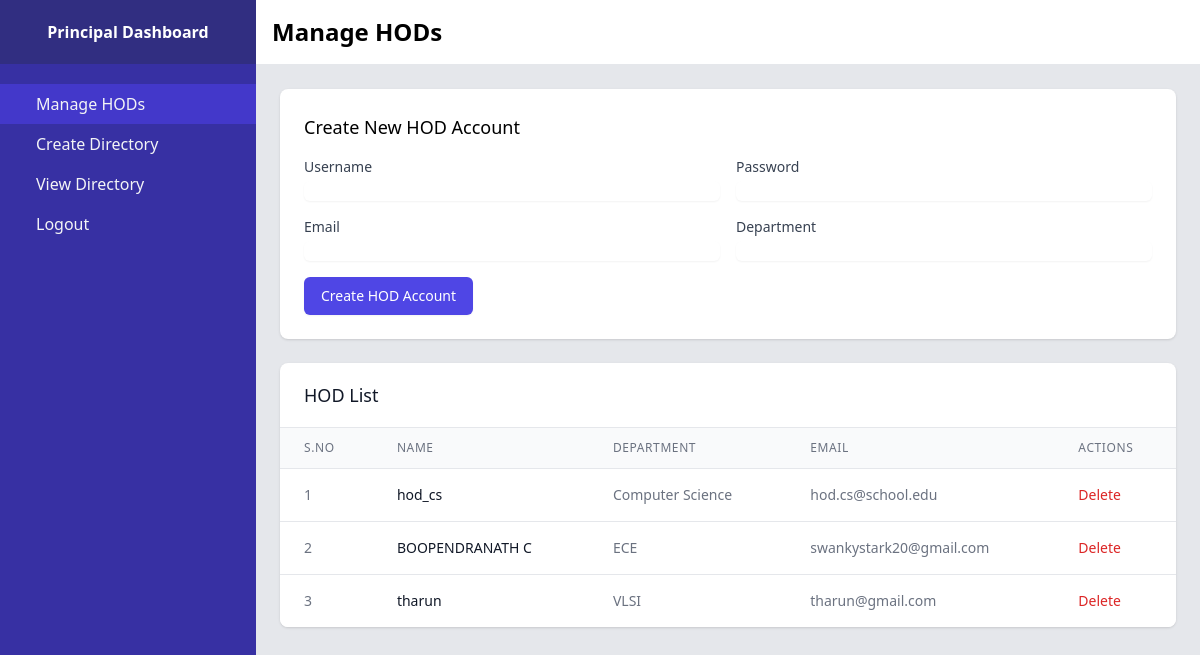
Page /principal_dashboard (signed in) on the committed database.
### models.py (models this page shows, shortened)
class User(UserMixin, db.Model):
    id = db.Column(db.Integer, primary_key=True)
    username = db.Column(db.String(80), unique=True, nullable=False)
    email = db.Column(db.String(120), unique=True, nullable=False)
    password_hash = db.Column(db.String(128))
    role = db.Column(db.String(20), nullable=False)  # 'principal', 'hod', 'advisor', 'teacher'
    department = db.Column(db.String(50))
    semester = db.Column(db.Integer)  # New field for semester
    created_by = db.Column(db.Integer, db.ForeignKey('user.id'), nullable=True)

### app.py (the view)
@app.route('/principal_dashboard')
@login_required
def principal_dashboard():
    if current_user.role != 'principal':
        return redirect(url_for('login'))
    hods = User.query.filter_by(role='hod').all()
    return render_template('principal_dashboard.html', hods=hods)

### app.py (called while the page is built)
@login_manager.user_loader
def load_user(user_id):
    return User.query.get(int(user_id))

### templates/principal_dashboard.html (shortened to what this page needs)
<!DOCTYPE html>
<html lang="en">
<head>
    <script src="https://cdn.tailwindcss.com"></script>
</head>
<body class="bg-gray-100">
    <div class="flex h-screen">
        <div class="w-64 bg-indigo-800">
            <div class="flex items-center justify-center h-16 bg-indigo-900">
                <span class="text-white font-bold">Principal Dashboard</span>
            </div>
            <nav class="mt-5">
                <a href="{{ url_for('principal_dashboard') }}"
                   class="flex items-center px-6 py-2 bg-indigo-700 text-gray-100">
                    <span class="mx-3">Manage HODs</span>
                </a>
                <a href="{{ url_for('create_directory') }}"
                   class="flex items-center px-6 py-2 text-gray-100 hover:bg-indigo-700">
                    <span class="mx-3">Create Directory</span>
                </a>
                <a href="#"
                   class="flex items-center px-6 py-2 text-gray-100 hover:bg-indigo-700" onclick="document.getElementById('drive-embed').style.display='block';">
                    <span class="mx-3">View Directory</span>
                </a>
                <a href="{{ url_for('logout') }}"
                   class="flex items-center px-6 py-2 text-gray-100 hover:bg-indigo-700">
                    <span class="mx-3">Logout</span>
                </a>
            </nav>
        </div>
        <div class="flex-1 flex flex-col overflow-hidden">
            <header class="flex justify-between items-center p-4 bg-white border-b">
                <h1 class="text-2xl font-bold">Manage HODs</h1>
            </header>
            <main class="flex-1 overflow-x-hidden overflow-y-auto bg-gray-200 p-6">
                <div class="bg-white shadow rounded-lg p-6 mb-6">
                    <h2 class="text-lg font-medium mb-4">Create New HOD Account</h2>
                    <form action="{{ url_for('create_user') }}" method="POST" class="space-y-4">
                        <div class="grid grid-cols-1 gap-4 sm:grid-cols-2">
                            <div>
                                <label class="block text-sm font-medium text-gray-700">Username</label>
                                <input type="text" name="username" required
                                    class="mt-1 block w-full border-gray-300 rounded-md shadow-sm focus:ring-indigo-500 focus:border-indigo-500 sm:text-sm">
                            </div>
                            <div>
                                <label class="block text-sm font-medium text-gray-700">Password</label>
                                <input type="password" name="password" required
                                    class="mt-1 block w-full border-gray-300 rounded-md shadow-sm focus:ring-indigo-500 focus:border-indigo-500 sm:text-sm">
                            </div>
                            <div>
                                <label class="block text-sm font-medium text-gray-700">Email</label>
                                <input type="email" name="email" required
                                    class="mt-1 block w-full border-gray-300 rounded-md shadow-sm focus:ring-indigo-500 focus:border-indigo-500 sm:text-sm">
                            </div>
                            <div>
                                <label class="block text-sm font-medium text-gray-700">Department</label>
                                <input type="text" name="department" required
                                    class="mt-1 block w-full border-gray-300 rounded-md shadow-sm focus:ring-indigo-500 focus:border-indigo-500 sm:text-sm">
                            </div>
                        </div>
                        <button type="submit"
                            class="mt-4 px-4 py-2 border border-transparent rounded-md shadow-sm text-sm font-medium text-white bg-indigo-600 hover:bg-indigo-700 focus:outline-none focus:ring-2 focus:ring-offset-2 focus:ring-indigo-500">
                            Create HOD Account
                        </button>
                    </form>
                </div>
                <div class="bg-white shadow rounded-lg overflow-hidden">
                    <div class="px-4 py-5 sm:px-6">
                        <h3 class="text-lg leading-6 font-medium text-gray-900">HOD List</h3>
                    </div>
                    <div class="border-t border-gray-200">
                        <table class="min-w-full divide-y divide-gray-200">
                            <thead class="bg-gray-50">
                                <tr>
                                    <th class="px-6 py-3 text-left text-xs font-medium text-gray-500 uppercase tracking-wider">S.No</th>
                                    <th class="px-6 py-3 text-left text-xs font-medium text-gray-500 uppercase tracking-wider">Name</th>
                                    <th class="px-6 py-3 text-left text-xs font-medium text-gray-500 uppercase tracking-wider">Department</th>
                                    <th class="px-6 py-3 text-left text-xs font-medium text-gray-500 uppercase tracking-wider">Email</th>
                                    <th class="px-6 py-3 text-left text-xs font-medium text-gray-500 uppercase tracking-wider">Actions</th>
                                </tr>
                            </thead>
                            <tbody class="bg-white divide-y divide-gray-200">
                                {% for hod in hods %}
                                <tr>
                                    <td class="px-6 py-4 whitespace-nowrap text-sm text-gray-500">{{ loop.index }}</td>
                                    <td class="px-6 py-4 whitespace-nowrap text-sm font-medium text-gray-900">{{ hod.username }}</td>
                                    <td class="px-6 py-4 whitespace-nowrap text-sm text-gray-500">{{ hod.department }}</td>
                                    <td class="px-6 py-4 whitespace-nowrap text-sm text-gray-500">{{ hod.email }}</td>
                                    <td class="px-6 py-4 whitespace-nowrap text-sm text-gray-500">
                                        <a href="{{ url_for('delete_user', user_id=hod.id) }}"
                                           onclick="return confirm('Are you sure you want to delete this HOD?')"
                                           class="text-red-600 hover:text-red-900">Delete</a>
                                    </td>
                                </tr>
                                {% endfor %}
                            </tbody>
                        </table>
                    </div>
                </div>
            </main>
        </div>
    </div>
</body>
</html>

### rows in the picture
User: username "hod_cs", department "Computer Science", email "hod.cs@school.edu"
User: username "BOOPENDRANATH C", department "ECE", email "swankystark20@gmail.com"
User: username "tharun", department "VLSI", email "tharun@gmail.com"
